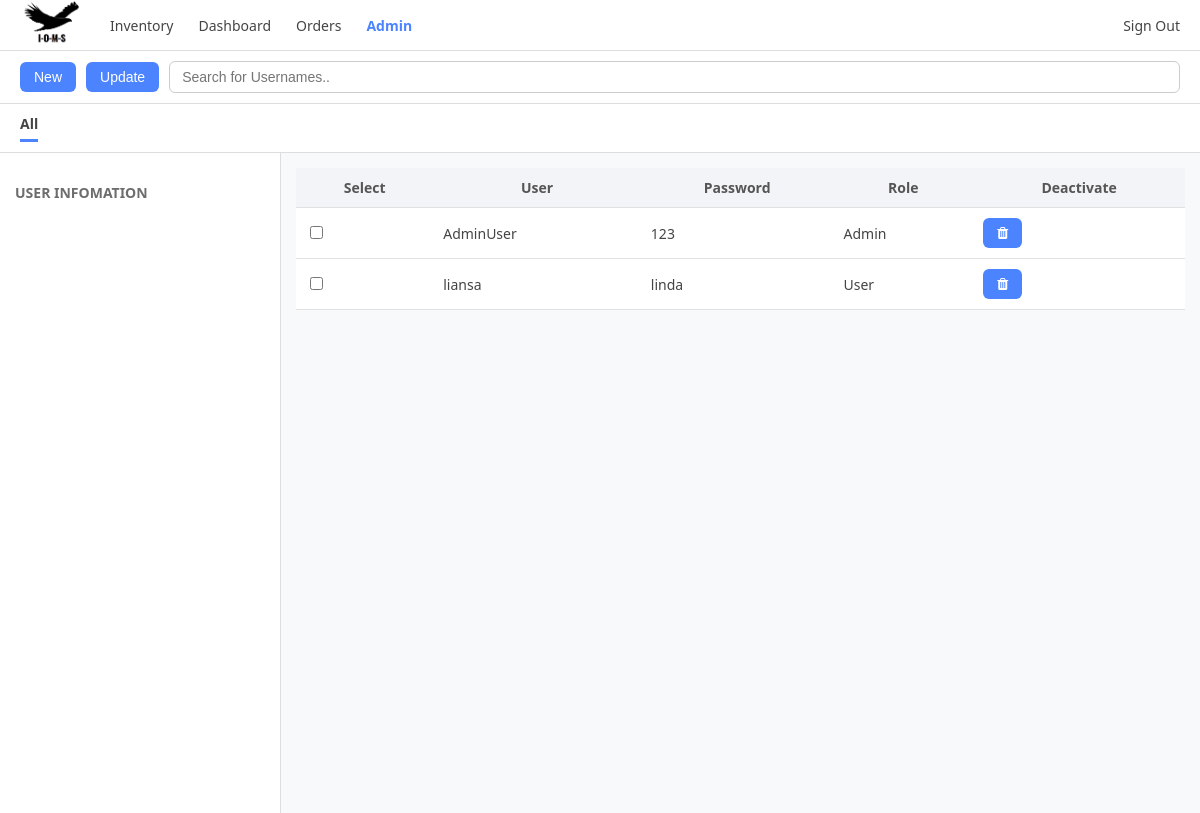
Before: /adminPage (signed in) with the older database file.
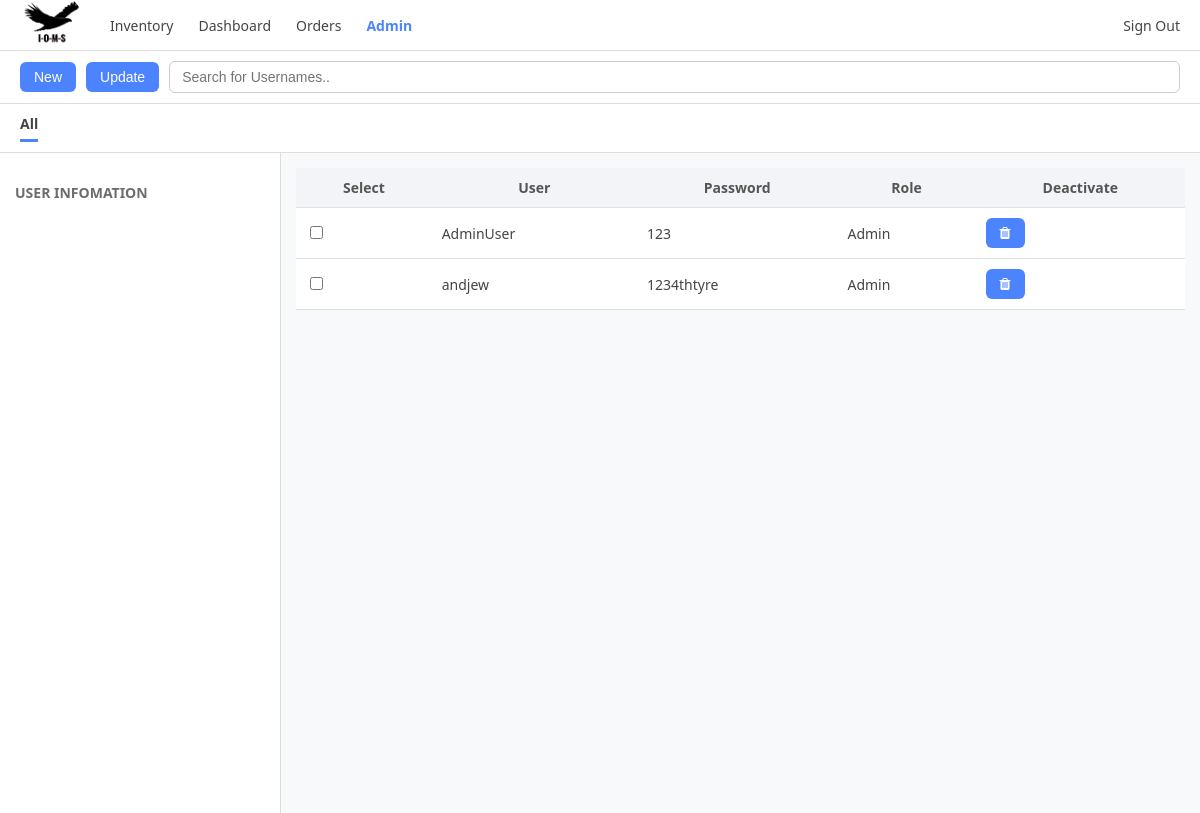
After: the same page with the newer database file.
### tables this page shows
CREATE TABLE USERS (UNIQUE_ID INTEGER PRIMARY KEY AUTOINCREMENT,
                                        Admin BOOLEAN,
                                        login_ID varchar(50),
                                        password varchar(50) not null);

### app.py (the view)
@app.route("/adminPage", methods=["GET","POST"])
def admin_page():
    if not session.get('is_admin'):
        return "Access Denied: Admins Only", 403
    item = get_user_table()
    return render_template("adminPage.html", item=item)

### app.py (called while the page is built)
def get_user_table():
    conn = sqlite3.connect("LoginData.db")
    cursor = conn.cursor()
    cursor.execute("SELECT * FROM USERS;")
    row = cursor.fetchall()
    conn.close()
    return row

### templates/adminPage.html (shortened to what this page needs)
<!DOCTYPE html>
<html lang="en">
<head>
<link rel="stylesheet" href="https://cdnjs.cloudflare.com/ajax/libs/font-awesome/4.7.0/css/font-awesome.min.css">
</head>
<body>
<div class="top-menu">
    <img src="/static/Logo-Small.png" class="logo">
    <a href="/userHome">Inventory</a>
    <div>Dashboard</div>
    <div>Orders</div>
    {% if session.is_admin %}
    <a href="/adminPage" class="active">Admin</a>
    {% endif %}
    <div class="info-right">
      <a href="/">Sign Out</a>
    </div>
</div>
<div class="action-bar">
  <form action="{{url_for('adminCreateUser')}}" method="get">
  <button id="addNewInventory" class="btn""> New</button>
  </form>
  <form action="{{url_for('')}}" method="get">
    <button id="UpdateRole"class="btn">Update</button>
  </form>
    <input type="text" id="searchInput" class="search-input" onkeyup="searchbar()" placeholder="Search for Usernames.." title="Type in a name">
</div>
<div class="subtabs">
    <div class="active">All</div>
</div>
<div class="page">
    <div class="sidebar">
        <h4>User Infomation</h4>
    </div>
    <div class="main">
        <table id="inventoryTable">
          <thead>
              <tr>
                <th>Select</th>
                <th>User</th>
                <th>Password</th>
                <th>Role</th>
                <th>Deactivate</th>
              </tr>
          </thead>
          <tbody>
        {% for row in item %}
        <tr>
            <td><input type="checkbox" name="selectUser"></td>
            <td>{{ row[2] }}</td>
            <td>{{ row[3] }}</td>
            <td>
                {%if row[1]%}
                    Admin
                {% else %}
                    User
                {% endif %}
            </td>
            <td>
            <form action="{{ url_for('delete_user', user_id=row[0])}}" method="post">
            <button class="btn" type="submit">
                <i class="fa fa-trash"></i>
            </button>
            </form>
            </td>
        </tr>
      {% endfor %}
          </tbody>
      </table>
    </div>
</div>
</body>
</html>

### templates/adminPage.html (style rules this page uses)
body { margin: 0; font-family: "Segoe UI", Arial, sans-serif; background: #f8f9fb; color: #444; }
.top-menu { display: flex; align-items: center; height: 50px; background: #ffffff; border-bottom: 1px solid #ddd; padding: 0 20px; gap: 25px; font-size: 14px; }
.top-menu div { cursor: pointer; }
.top-menu .active { font-weight: 600; color: #4c84ff; }
.action-bar { padding: 10px 20px; background: #ffffff; border-bottom: 1px solid #ddd; display: flex; gap: 10px; align-items: center; }
.search-input { flex: 1; padding: 7px 12px; font-size: 14px; border: 1px solid #ccc; border-radius: 6px; }
.btn { background: #4c84ff; border: none; padding: 7px 14px; border-radius: 6px; color: white; font-size: 14px; cursor: pointer; }
.subtabs { display: flex; padding: 10px 20px; background: #ffffff; border-bottom: 1px solid #ddd; gap: 20px; font-size: 14px; }
.subtabs div { cursor: pointer; padding-bottom: 6px; }
.subtabs .active { font-weight: bold; border-bottom: 3px solid #4c84ff; }
.page { display: flex; height: calc(100vh - 140px); }
.sidebar { width: 250px; background: #ffffff; border-right: 1px solid #ddd; padding: 15px; overflow-y: auto; }
.sidebar h4 { margin: 15px 0 5px; color: #6d6d6d; font-size: 14px; text-transform: uppercase; }
.main { flex: 1; padding: 15px; overflow-x: auto; }
table { width: 100%; border-collapse: collapse; background: #ffffff; }
thead { background: #f2f4f7; }
th, td { padding: 10px; border-bottom: 1px solid #e1e1e1; font-size: 14px; }
th { font-weight: 600; color: #555; }
.info-right { margin-left: auto; display: flex; align-items: center; gap: 8px; }
.logo { height: 65px; width: 65px; border-radius: 50%; }
.top-menu a { cursor: pointer; text-decoration: none; color: inherit; }
.top-menu a.active { font-weight: 600; color: #4c84ff; }

Changed rows visible on the page:
removed USERS: login_ID "liansa", password "linda", shows "User"
added USERS: login_ID "andjew", password "1234thtyre", Admin "Admin"
